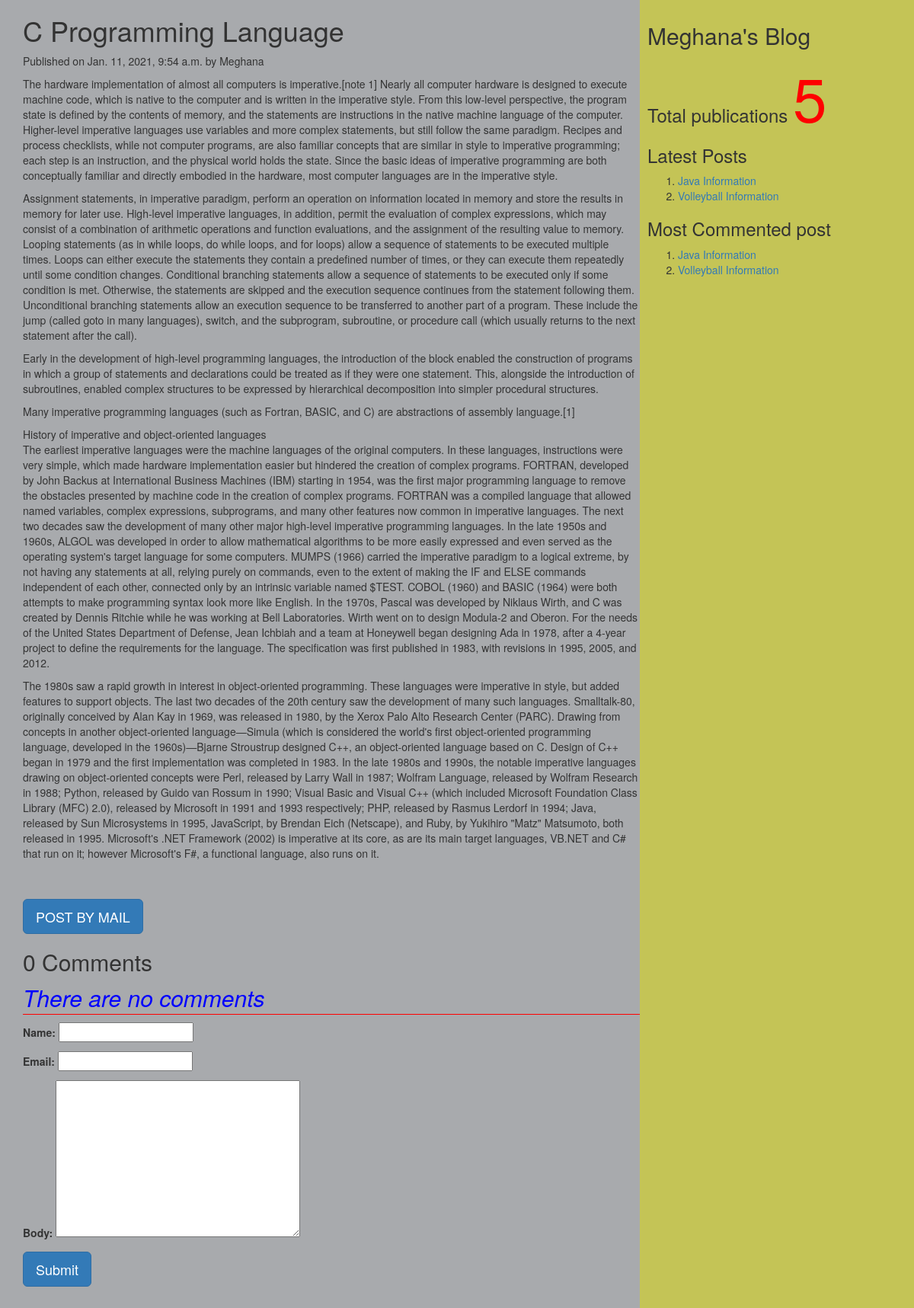
Page /2021/01/11/c-programming-language/ on the committed database.
### myApp/models.py (models this page shows, shortened)
class Post(models.Model):
    tags=TaggableManager()
    STATUS_CHOICE=(('draft','Draft'),('published','Published'))
    title=models.CharField(max_length=200)
    slug=models.SlugField(max_length=50,unique_for_date='publish')
    author=models.ForeignKey(User,related_name='blog_posts',on_delete=models.CASCADE)
    body=models.TextField()
    publish=models.DateTimeField(default=timezone.now)
    created=models.DateTimeField(auto_now_add=True)
    updated=models.DateTimeField(auto_now=True)
    status=models.CharField(max_length=20,choices=STATUS_CHOICE,default='draft')
    objects=CustomManager()
    class Meta:
        ordering=('-publish',)      #single value end with ','
    def get_absolute_url(self):
        return reverse('post_detail',args=[self.publish.year,self.publish.strftime('%m'),self.publish.strftime('%d'),self.slug])

### myApp/views.py (the view, shortened to what this page needs)
# urls.py: url(r'(?P<year>\d{4})/(?P<month>\d{2})/(?P<day>\d{2})/(?P<post>[-\w]+)/$',views.post_detail_view,name='post_detail'),
def post_detail_view(request,year,month,day,post):
    post=get_object_or_404(Post,slug=post,publish__year=year,publish__month=month,publish__day=day)
    comments=post.comments.filter(active=True)
    csubmit=False
    form=CommentForm()
    d={'post':post,'form':form,'csubmit':csubmit,'comments':comments}
    return render(request,'myApp/post_detail.html',d)

### myApp/forms.py
class CommentForm(forms.ModelForm):
    class Meta:
        model=Comment
        fields=('name','email','body')

### myApp/models.py (called while the page is built)
    def get_queryset(self):
        return super().get_queryset().filter(status='published')

### myApp/templatetags/mytags.py (called while the page is built)
@register.simple_tag  #using register variable we are accessing simple tag
def total_posts():
    return Post.objects.count()

@register.inclusion_tag('myApp/latest_post.html')
def show_latest_posts(count=3):
    latest_posts=Post.objects.order_by('-publish')[:count]
    return {'latest_posts':latest_posts}

@register.simple_tag
def get_most_commented_posts(count=2):
    return Post.objects.annotate(total_comments=Count('comments')).order_by('-total_comments')[:count]

### templates/myApp/post_detail.html (shortened to what this page needs)
<html>
    {%extends 'myApp/parent.html'%}
        {%block content_block%}
        <h1>{{post.title}}</h1>
        <p>Published on {{post.publish}} by {{post.author|title}}</p>
        {{post.body|linebreaks}} <br><br>
        <a href="/{{post.id}}/share" class='btn btn-lg btn-primary'>POST BY MAIL</a>
        {%with comments.count as comments_count%}
        <h2>{{comments_count}} Comment{{comments_count|pluralize}}</h2>
        {%endwith%}
        {%if comments%}
         {%for c in comments%}
         <p>Comment {{forloop.counter}} by {{c.name}}</p>
        <div>{{c.body|linebreaks}}</div>
        <hr>
        {%endfor%}
        {%else%}
         <p style="color:blue;font-size:30px;font-style:italic;border-bottom:1px red solid;">There are no comments</p>
        {%endif%}
         {%if csubmit%}
         <h2>Thank you..Your comment has been added successfully!!</h2>
         {%else%}
         <form  method="post">
           {{form.as_p}}
           <input type="submit" class='btn btn-lg btn-primary' value="Submit">
         </form>
         {%endif%}
        {%endblock%}

### templates/myApp/parent.html (shortened to what this page needs)
<html>
{%load mytags%}
    <head>
        <link rel="stylesheet" href="https://maxcdn.bootstrapcdn.com/bootstrap/3.3.7/css/bootstrap.min.css">
    </head>
    <body>
        <div class="content" style="width:70%;float:left;background-color:a8aaad;height:300%;padding:0 0 0 30px">
            {%block content_block%}
            {%endblock%}
        </div>
        <div class="sidebar" style="width:30%;float:right;background-color:#c4c456;height:300%;padding:10px">
            <h2>Meghana's Blog</h2>
            <h3>Total publications
                <span style="color:red;font-size:80px">
                {%total_posts%} </span>
                <h3>Latest Posts</h3>
                {%show_latest_posts 2%}
                <h3>Most Commented post</h3>
                {%get_most_commented_posts as m%}
                <ol>
                    {%for post in m%}
                    <li><a href="{{post.get_absolute_url}}">{{post.title}}</li>
                    {%endfor%}
                </ol>
            </h3>
        </div>
    </body>
</html>

### templates/myApp/latest_post.html
<!DOCTYPE html>
<html lang="en" dir="ltr">
  <body>
    <ol>
    {%for post in latest_posts%}
    <li><a href="{{post.get_absolute_url}}">{{post.title}}</a></li>
    {%endfor%}
    </ol>
  </body>
</html>

### rows in the picture
Post: title "C Programming Language", publish "Jan. 11, 2021, 9:54 a.m.", author "Meghana", body "The hardware implementation of almost all computers is imperative.[note 1] Nearly all computer hardware is designed to execute machine code, which is native to the computer and is written in the imperative style. From this low-level perspective, the program state is defined by the contents of memory, and the statements are instructions in the native machine language of the computer. Higher-level imperative languages use variables and more complex statements, but still follow the same paradigm. Recipes and process checklists, while not computer programs, are also familiar concepts that are similar in style to imperative programming; each step is an instruction, and the physical world holds…"
Post: title "Java Information"
Post: title "Volleyball Information"

### other values in the picture
{{ comments_count }} "0"
